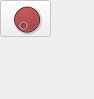
<?xml version="1.0" encoding="UTF-8"?>
<ui version="4.0">
 <class>TaktsaiteVelocity</class>
 <widget class="QWidget" name="TaktsaiteVelocity">
  <property name="geometry">
   <rect>
    <x>0</x>
    <y>0</y>
    <width>94</width>
    <height>99</height>
   </rect>
  </property>
  <property name="windowTitle">
   <string>Form</string>
  </property>
  <widget class="QDial" name="dial_time">
   <property name="geometry">
    <rect>
     <x>10</x>
     <y>2</y>
     <width>34</width>
     <height>35</height>
    </rect>
   </property>
   <property name="palette">
    <palette>
     <active>
      <colorrole role="Button">
       <brush brushstyle="SolidPattern">
        <color alpha="255">
         <red>163</red>
         <green>0</green>
         <blue>2</blue>
        </color>
       </brush>
      </colorrole>
     </active>
     <inactive>
      <colorrole role="Button">
       <brush brushstyle="SolidPattern">
        <color alpha="255">
         <red>163</red>
         <green>0</green>
         <blue>2</blue>
        </color>
       </brush>
      </colorrole>
     </inactive>
     <disabled>
      <colorrole role="Button">
       <brush brushstyle="SolidPattern">
        <color alpha="255">
         <red>163</red>
         <green>0</green>
         <blue>2</blue>
        </color>
       </brush>
      </colorrole>
     </disabled>
    </palette>
   </property>
   <property name="toolTip">
    <string>TimeMute ::: set the number of bars to mute this pattern.</string>
   </property>
   <property name="minimum">
    <number>0</number>
   </property>
   <property name="maximum">
    <number>127</number>
   </property>
   <property name="pageStep">
    <number>1</number>
   </property>
  </widget>
  <widget class="QPushButton" name="pb_timeDummy">
   <property name="enabled">
    <bool>false</bool>
   </property>
   <property name="geometry">
    <rect>
     <x>0</x>
     <y>0</y>
     <width>51</width>
     <height>37</height>
    </rect>
   </property>
  </widget>
  <zorder>pb_timeDummy</zorder>
  <zorder>dial_time</zorder>
 </widget>
 <resources/>
 <connections/>
</ui>
